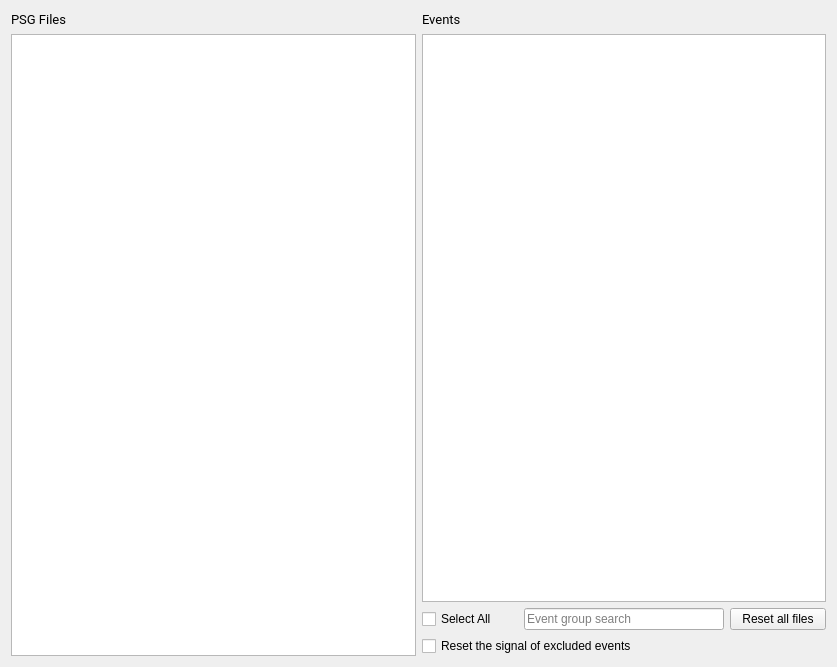
<?xml version="1.0" encoding="UTF-8"?>
<ui version="4.0">
 <class>NonValidEventStep</class>
 <widget class="QWidget" name="NonValidEventStep">
  <property name="geometry">
   <rect>
    <x>0</x>
    <y>0</y>
    <width>837</width>
    <height>667</height>
   </rect>
  </property>
  <property name="windowTitle">
   <string>Form</string>
  </property>
  <property name="styleSheet">
   <string>font: 12pt &quot;Roboto&quot;;</string>
  </property>
  <layout class="QHBoxLayout" name="horizontalLayout_2">
   <item>
    <layout class="QVBoxLayout" name="verticalLayout">
     <item>
      <widget class="QLabel" name="label">
       <property name="font">
        <font>
         <family>Roboto</family>
         <pointsize>10</pointsize>
         <weight>50</weight>
         <italic>false</italic>
         <bold>false</bold>
        </font>
       </property>
       <property name="text">
        <string>PSG Files</string>
       </property>
      </widget>
     </item>
     <item>
      <widget class="QListView" name="file_listview">
       <property name="editTriggers">
        <set>QAbstractItemView::NoEditTriggers</set>
       </property>
       <property name="selectionMode">
        <enum>QAbstractItemView::ExtendedSelection</enum>
       </property>
       <property name="selectionBehavior">
        <enum>QAbstractItemView::SelectItems</enum>
       </property>
      </widget>
     </item>
    </layout>
   </item>
   <item>
    <layout class="QVBoxLayout" name="verticalLayout_2">
     <item>
      <widget class="QLabel" name="label_2">
       <property name="font">
        <font>
         <family>Roboto</family>
         <pointsize>10</pointsize>
         <weight>50</weight>
         <italic>false</italic>
         <bold>false</bold>
        </font>
       </property>
       <property name="text">
        <string>Events</string>
       </property>
      </widget>
     </item>
     <item>
      <widget class="QTreeView" name="event_treeview">
       <property name="editTriggers">
        <set>QAbstractItemView::NoEditTriggers</set>
       </property>
       <property name="dragDropMode">
        <enum>QAbstractItemView::NoDragDrop</enum>
       </property>
       <property name="selectionMode">
        <enum>QAbstractItemView::SingleSelection</enum>
       </property>
       <property name="selectionBehavior">
        <enum>QAbstractItemView::SelectItems</enum>
       </property>
      </widget>
     </item>
     <item>
      <layout class="QHBoxLayout" name="horizontalLayout">
       <item>
        <widget class="QCheckBox" name="select_all_checkBox">
         <property name="text">
          <string>Select All</string>
         </property>
        </widget>
       </item>
       <item>
        <widget class="QLineEdit" name="search_lineEdit">
         <property name="maximumSize">
          <size>
           <width>200</width>
           <height>16777215</height>
          </size>
         </property>
         <property name="placeholderText">
          <string>Event group search</string>
         </property>
        </widget>
       </item>
       <item>
        <widget class="QPushButton" name="reset_all_files_pushButton">
         <property name="text">
          <string>Reset all files</string>
         </property>
        </widget>
       </item>
      </layout>
     </item>
     <item>
      <widget class="QCheckBox" name="reset_excl_event_checkBox">
       <property name="text">
        <string>Reset the signal of excluded events </string>
       </property>
      </widget>
     </item>
    </layout>
   </item>
  </layout>
 </widget>
 <resources>
  <include location="../../../../../scinodes_poc/src/main/python/ui/themes/themes.qrc"/>
 </resources>
 <connections>
  <connection>
   <sender>file_listview</sender>
   <signal>clicked(QModelIndex)</signal>
   <receiver>NonValidEventStep</receiver>
   <slot>on_file_selected()</slot>
   <hints>
    <hint type="sourcelabel">
     <x>109</x>
     <y>177</y>
    </hint>
    <hint type="destinationlabel">
     <x>213</x>
     <y>177</y>
    </hint>
   </hints>
  </connection>
  <connection>
   <sender>select_all_checkBox</sender>
   <signal>stateChanged(int)</signal>
   <receiver>NonValidEventStep</receiver>
   <slot>on_select_all_groups()</slot>
   <hints>
    <hint type="sourcelabel">
     <x>287</x>
     <y>280</y>
    </hint>
    <hint type="destinationlabel">
     <x>240</x>
     <y>164</y>
    </hint>
   </hints>
  </connection>
  <connection>
   <sender>reset_all_files_pushButton</sender>
   <signal>clicked()</signal>
   <receiver>NonValidEventStep</receiver>
   <slot>on_reset_all_files()</slot>
   <hints>
    <hint type="sourcelabel">
     <x>541</x>
     <y>404</y>
    </hint>
    <hint type="destinationlabel">
     <x>298</x>
     <y>226</y>
    </hint>
   </hints>
  </connection>
  <connection>
   <sender>search_lineEdit</sender>
   <signal>textEdited(QString)</signal>
   <receiver>NonValidEventStep</receiver>
   <slot>search_pattern_slot()</slot>
   <hints>
    <hint type="sourcelabel">
     <x>526</x>
     <y>614</y>
    </hint>
    <hint type="destinationlabel">
     <x>418</x>
     <y>333</y>
    </hint>
   </hints>
  </connection>
 </connections>
 <slots>
  <slot>on_file_selected()</slot>
  <slot>on_event_selected()</slot>
  <slot>on_select_all_groups()</slot>
  <slot>on_apply_to_all_files()</slot>
  <slot>on_reset_all_files()</slot>
  <slot>search_pattern_slot()</slot>
 </slots>
</ui>
